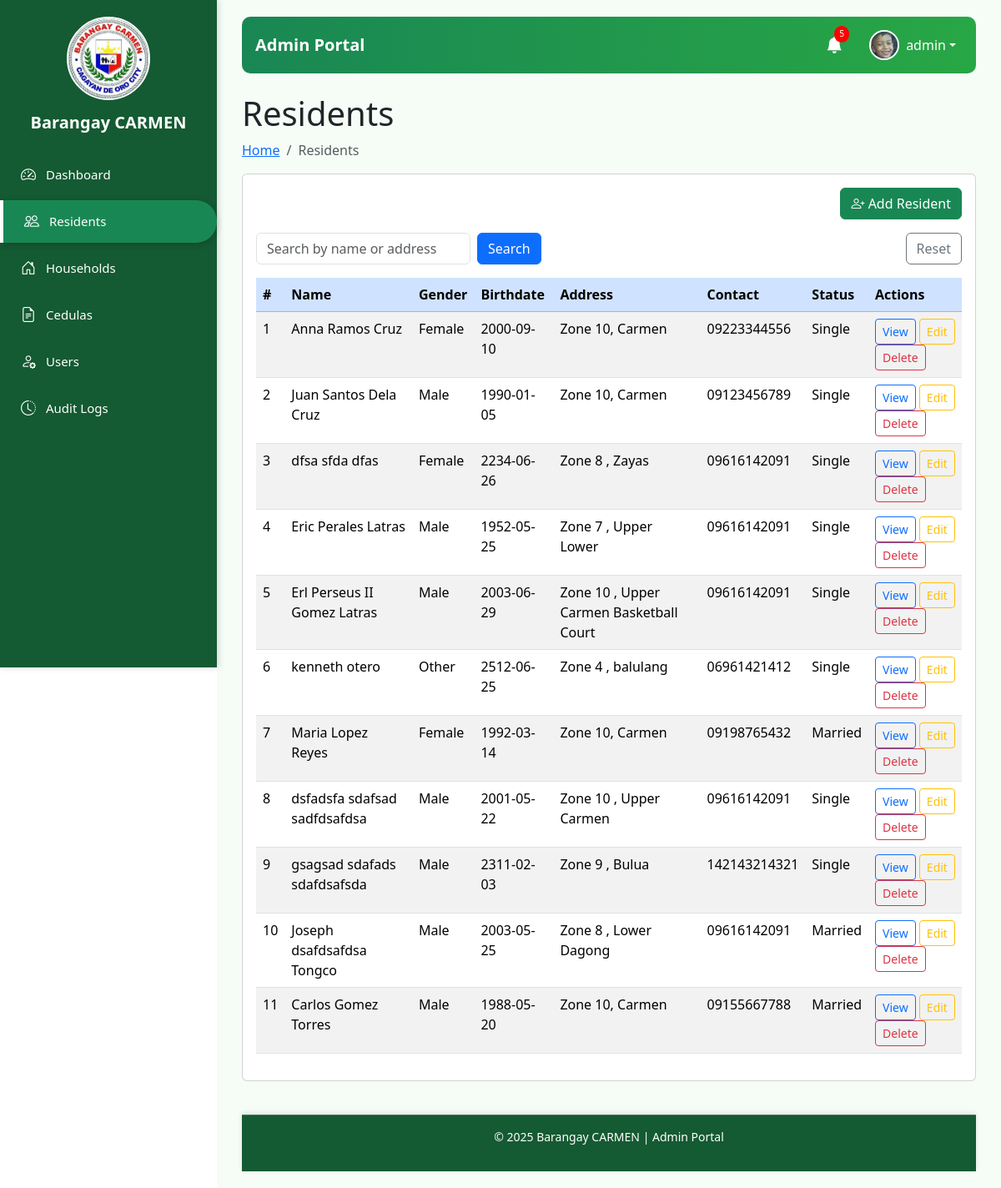
The page /admin_portal.php?page=residents&resident_id=13 (signed in) on the database its author committed.
### tables this page shows
CREATE TABLE `users` (
  `user_id` int(11) NOT NULL,
  `resident_id` int(11) DEFAULT NULL,
  `username` varchar(50) NOT NULL,
  `email` varchar(100) DEFAULT NULL,
  `password` varchar(255) NOT NULL,
  `role` enum('Admin','Resident') NOT NULL DEFAULT 'Resident',
  `profile_image` varchar(255) DEFAULT NULL,
  `created_at` timestamp NOT NULL DEFAULT current_timestamp()
);

CREATE TABLE `residents` (
  `resident_id` int(11) NOT NULL,
  `first_name` varchar(50) NOT NULL,
  `middle_name` varchar(50) DEFAULT NULL,
  `last_name` varchar(50) NOT NULL,
  `birthdate` date DEFAULT NULL,
  `gender` enum('Male','Female','Other') DEFAULT NULL,
  `contact_no` varchar(20) DEFAULT NULL,
  `address` varchar(255) DEFAULT NULL,
  `civil_status` enum('Single','Married','Widowed','Separated') DEFAULT NULL,
  `created_at` timestamp NOT NULL DEFAULT current_timestamp()
);

### admin_module/residents.php (the view, shortened to what this page needs)
<?php
require_once("./db_connect.php");
$action = $_GET['action'] ?? null;
$where = "1";
$resList = $conn->query("SELECT * FROM residents WHERE $where ORDER BY last_name, first_name LIMIT 200");
?>
<div class="pagetitle">
    <h1>Residents</h1>
    <nav>
        <ol class="breadcrumb">
            <li class="breadcrumb-item"><a href="admin_portal.php">Home</a></li>
            <li class="breadcrumb-item active">Residents</li>
        </ol>
    </nav>
</div>
<div class="card">
  <div class="card-body">
    <?php if ($action === null): ?>
        <div class="mb-3 text-end">
            <a href="admin_portal.php?page=residents&action=add" class="btn btn-success">
                <i class="bi bi-person-plus"></i> Add Resident
            </a>
        </div>
        <form method="GET" class="row g-2 mb-3">
            <div class="col-auto">
                <input type="text" name="q" class="form-control" placeholder="Search by name or address"
                       value="<?= isset($_GET['q']) ? htmlspecialchars($_GET['q']) : '' ?>">
            </div>
            <div class="col-auto">
                <button class="btn btn-primary">Search</button>
            </div>
            <div class="col-auto ms-auto">
                <a href="admin_portal.php?page=residents" class="btn btn-outline-secondary">Reset</a>
            </div>
        </form>
        <?php
        if (!$resList) {
            echo "<div class='alert alert-danger'>Database error: " . $conn->error . "</div>";
        } elseif ($resList->num_rows == 0) {
            echo "<div class='alert alert-warning'>No residents found.</div>";
        } else {
            ?>
            <div class="table-responsive">
                <table class="table table-striped">
                    <thead class="table-primary">
                        <tr>
                            <th>#</th>
                            <th>Name</th>
                            <th>Gender</th>
                            <th>Birthdate</th>
                            <th>Address</th>
                            <th>Contact</th>
                            <th>Status</th>
                            <th>Actions</th>
                        </tr>
                    </thead>
                    <tbody>
                    <?php
                    $i = 1;
                    while ($row = $resList->fetch_assoc()) {
                        $fullname = htmlspecialchars($row['first_name'] . ' ' . $row['middle_name'] . ' ' . $row['last_name']);
                        echo "<tr>
                                <td>{$i}</td>
                                <td>{$fullname}</td>
                                <td>" . htmlspecialchars($row['gender']) . "</td>
                                <td>" . htmlspecialchars($row['birthdate']) . "</td>
                                <td>" . htmlspecialchars($row['address']) . "</td>
                                <td>" . htmlspecialchars($row['contact_no']) . "</td>
                                <td>" . htmlspecialchars($row['civil_status']) . "</td>
                                <td>
                                    <a class='btn btn-sm btn-outline-primary' href='admin_portal.php?page=residents&action=view&id={$row['resident_id']}'>View</a>
                                    <a class='btn btn-sm btn-outline-warning' href='admin_portal.php?page=residents&action=edit&id={$row['resident_id']}'>Edit</a>
                                    <a class='btn btn-sm btn-outline-danger' href='admin_portal.php?page=residents&action=delete&id={$row['resident_id']}' onclick=\"return confirm('Delete this resident?');\">Delete</a>
                                </td>
                              </tr>";
                        $i++;
                    }
                    ?>
                    </tbody>
                </table>
            </div>
        <?php } ?>
    <?php endif; ?>
  </div>
</div>

### admin_module/admin_header.php (shortened to what this page needs)
<?php
require_once './db_connect.php';
$user_id = $_SESSION['user_id'];
$userQuery = $conn->query("SELECT * FROM users WHERE user_id = $user_id");
if ($userQuery && $userQuery->num_rows > 0) {
    $user = $userQuery->fetch_assoc();
} else {
    $user = [
        'username' => 'Unknown',
        'profile_image' => './assets/default-avatar.png'
    ];
}
$residentQuery = $conn->query("SELECT resident_id, first_name, last_name, created_at FROM residents ORDER BY created_at DESC LIMIT 5");
$notifications = [];
if ($residentQuery && $residentQuery->num_rows > 0) {
    while ($row = $residentQuery->fetch_assoc()) {
        $notifications[] = [
            'message' => $row['first_name'] . ' ' . $row['last_name'] . ' was added',
            'time' => date('M d, H:i', strtotime($row['created_at'])),
            'link' => "./admin_portal.php?page=residents&resident_id=" . $row['resident_id']
        ];
    }
}
$notificationCount = (!isset($_SESSION['notifications_read'])) ? count($notifications) : 0;
?>
<link href="https://cdn.jsdelivr.net/npm/bootstrap@5.3.3/dist/css/bootstrap.min.css" rel="stylesheet">
<link href="https://cdn.jsdelivr.net/npm/bootstrap-icons@1.11.1/font/bootstrap-icons.css" rel="stylesheet">
<nav class="navbar navbar-expand-lg navbar-custom mb-4 px-3">
  <a class="navbar-brand fw-bold" href="./admin_portal.php">Admin Portal</a>
  <div class="collapse navbar-collapse" id="navbarContent">
      <ul class="navbar-nav ms-auto align-items-center">
          <li class="nav-item dropdown me-3">
              <a class="nav-link position-relative" href="#" id="notificationDropdown" role="button"
                 data-bs-toggle="dropdown" aria-expanded="false" onclick="markNotificationsRead()">
                  <i class="bi bi-bell-fill fs-5"></i>
                  <?php if ($notificationCount > 0): ?>
                      <span id="notificationBadge" class="notification-badge"><?= $notificationCount ?></span>
                  <?php endif; ?>
              </a>
          </li>
          <li class="nav-item dropdown">
              <a class="nav-link dropdown-toggle d-flex align-items-center" href="#" id="profileDropdown" role="button"
                 data-bs-toggle="dropdown" aria-expanded="false">
                  <img src="<?= !empty($user['profile_image']) ? htmlspecialchars($user['profile_image']) : './assets/default-avatar.png' ?>"
                       alt="Profile" class="rounded-circle me-2 profile-img" width="36" height="36">
                  <?= htmlspecialchars($user['username']) ?>
              </a>
          </li>
      </ul>
  </div>
</nav>

### admin_portal.php (style rules this page uses)
body { background-color: #f8f9fa; font-family: 'Poppins', sans-serif; }

### admin_module/admin_header.php (style rules this page uses)
.navbar-custom { background: linear-gradient(90deg, #198754, #28a745); border-radius: 10px; }
.navbar-custom .nav-link, .navbar-custom .navbar-brand, .navbar-custom .dropdown-toggle { color: #fff; }
.notification-badge { position: absolute; top: 0; right: 0; font-size: 0.65rem; background: red; color: white; border-radius: 50%; padding: 2px 6px; transition: 0.3s; }
.profile-img { object-fit: cover; border: 2px solid #fff; }

### rows shown on the page
users: profile_image (picture), username "admin"
residents: fullname "Anna Ramos Cruz", gender "Female", birthdate "2000-09-10", address "Zone 10, Carmen", contact_no "09223344556", civil_status "Single"
residents: fullname "Juan Santos Dela Cruz", gender "Male", birthdate "1990-01-05", address "Zone 10, Carmen", contact_no "09123456789", civil_status "Single"
residents: fullname "dfsa sfda dfas", gender "Female", birthdate "2234-06-26", address "Zone 8 , Zayas", contact_no "09616142091", civil_status "Single"
residents: fullname "Eric Perales Latras", gender "Male", birthdate "1952-05-25", address "Zone 7 , Upper Lower", contact_no "09616142091", civil_status "Single"
residents: fullname "Erl Perseus II Gomez Latras", gender "Male", birthdate "2003-06-29", address "Zone 10 , Upper Carmen Basketball Court", contact_no "09616142091", civil_status "Single"
residents: fullname "kenneth otero", gender "Other", birthdate "2512-06-25", address "Zone 4 , balulang", contact_no "06961421412", civil_status "Single"
residents: fullname "Maria Lopez Reyes", gender "Female", birthdate "1992-03-14", address "Zone 10, Carmen", contact_no "09198765432", civil_status "Married"
residents: fullname "dsfadsfa sdafsad sadfdsafdsa", gender "Male", birthdate "2001-05-22", address "Zone 10 , Upper Carmen", contact_no "09616142091", civil_status "Single"
residents: fullname "gsagsad sdafads sdafdsafsda", gender "Male", birthdate "2311-02-03", address "Zone 9 , Bulua", contact_no "142143214321", civil_status "Single"
residents: fullname "Joseph dsafdsafdsa Tongco", gender "Male", birthdate "2003-05-25", address "Zone 8 , Lower Dagong", contact_no "09616142091", civil_status "Married"
residents: fullname "Carlos Gomez Torres", gender "Male", birthdate "1988-05-20", address "Zone 10, Carmen", contact_no "09155667788", civil_status "Married"

### other values the page prints
$notificationCount "5"
